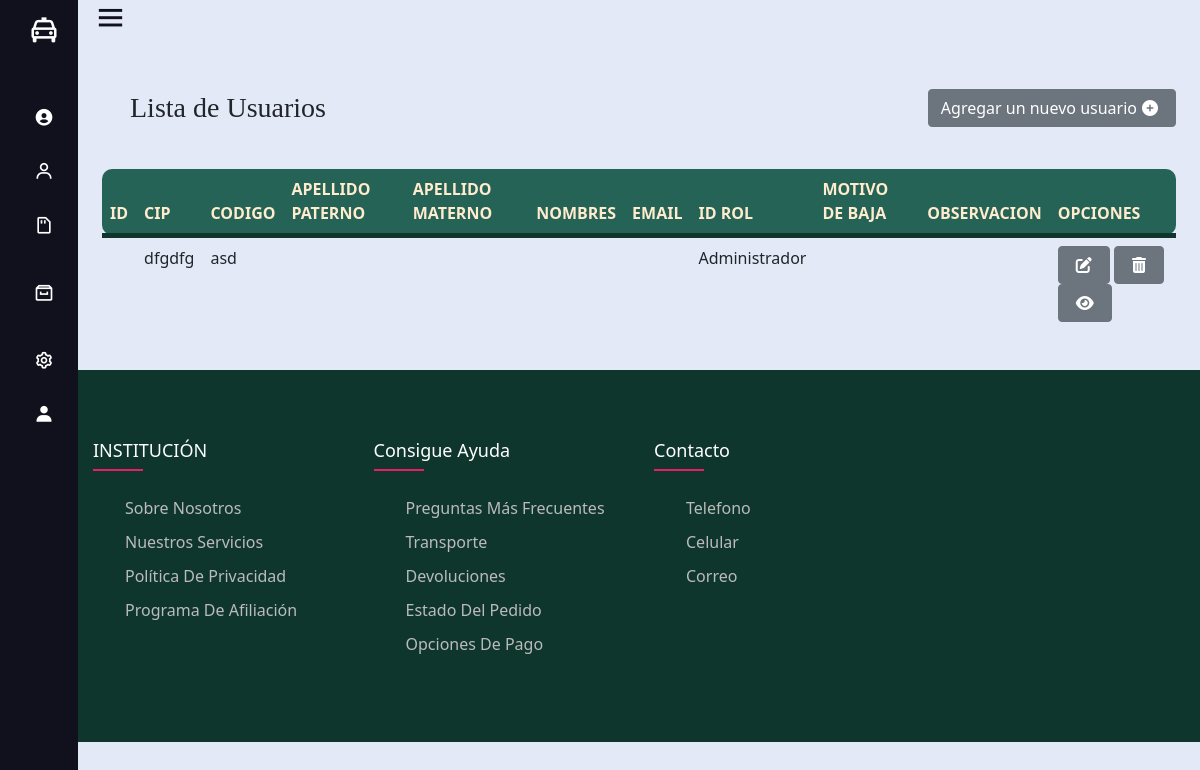
The page /mUser/ (signed in) on the database its author committed.
### Aplicacion1/models.py (models this page shows)
class Muser(models.Model):
    id = models.AutoField(db_column='Id', primary_key=True)  # Field name made lowercase.
    cip = models.CharField(db_column='CIP', unique=True, max_length=8)  # Field name made lowercase.
    codigo = models.TextField(db_column='Codigo')  # Field name made lowercase.
    idgrado = models.IntegerField(db_column='IdGrado', blank=True, null=True)  # Field name made lowercase.
    grado = models.CharField(db_column='Grado', max_length=50, blank=True, null=True)  # Field name made lowercase.
    apepaterno = models.CharField(db_column='ApePaterno', max_length=60, blank=True, null=True)  # Field name made lowercase.
    apematerno = models.CharField(db_column='ApeMaterno', max_length=60, blank=True, null=True)  # Field name made lowercase.
    nombres = models.CharField(db_column='Nombres', max_length=100)  # Field name made lowercase.
    email = models.CharField(db_column='Email', max_length=100, blank=True, null=True)  # Field name made lowercase.
    imagen = models.ImageField(db_column='Imagen', blank=True, null=True)  # Field name made lowercase.
    administrador = models.IntegerField(db_column='Administrador', blank=True, null=True)  # Field name made lowercase.
    idrol = models.ForeignKey('Muserrol', models.DO_NOTHING, db_column='IdRol', blank=True, null=True)  # Field name made lowercase.
    idnivel = models.IntegerField(db_column='IdNivel', blank=True, null=True)  # Field name made lowercase.
    activo = models.IntegerField(db_column='Activo', blank=True, null=True)  # Field name made lowercase.
    estado = models.IntegerField(db_column='Estado')  # Field name made lowercase.
    motivobaja = models.CharField(db_column='MotivoBaja', max_length=200, blank=True, null=True)  # Field name made lowercase.
    obs = models.TextField(db_column='Obs', blank=True, null=True)  # Field name made lowercase.
    femodificapass = models.DateTimeField(db_column='FeModificaPass', blank=True, null=True)  # Field name made lowercase.
    idusercrea = models.IntegerField(db_column='IdUserCrea', blank=True, null=True)  # Field name made lowercase.
    idusermodifica = models.IntegerField(db_column='IdUserModifica', blank=True, null=True)  # Field name made lowercase.
    fechacrea = models.DateTimeField(db_column='FechaCrea', blank=True, null=True)  # Field name made lowercase.
    fechamodifica = models.DateTimeField(db_column='FechaModifica', blank=True, null=True)  # Field name made lowercase.
    maqcrea = models.CharField(db_column='MaqCrea', max_length=50, blank=True, null=True)  # Field name made lowercase.
    maqmodifica = models.CharField(db_column='MaqModifica', max_length=50, blank=True, null=True)  # Field name made lowercase.
    class Meta:
        managed = True
        db_table = 'MUser'

class Muserrol(models.Model):
    id = models.AutoField(db_column='Id', primary_key=True)  # Field name made lowercase.
    rol = models.CharField(db_column='Rol', max_length=50)  # Field name made lowercase.
    descripcion = models.CharField(db_column='Descripcion', max_length=200, blank=True, null=True)  # Field name made lowercase.
    activo = models.IntegerField(db_column='Activo', blank=True, null=True)  # Field name made lowercase.
    estado = models.IntegerField(db_column='Estado')  # Field name made lowercase.
    obs = models.CharField(db_column='Obs', max_length=200, blank=True, null=True)  # Field name made lowercase.
    idusercrea = models.IntegerField(db_column='IdUserCrea', blank=True, null=True)  # Field name made lowercase.
    idusermodifica = models.IntegerField(db_column='IdUserModifica', blank=True, null=True)  # Field name made lowercase.
    fechacrea = models.DateTimeField(db_column='FechaCrea', blank=True, null=True)  # Field name made lowercase.
    fechamodifica = models.DateTimeField(db_column='FechaModifica', blank=True, null=True)  # Field name made lowercase.
    maqcrea = models.CharField(db_column='MaqCrea', max_length=50, blank=True, null=True)  # Field name made lowercase.
    maqmodifica = models.CharField(db_column='MaqModifica', max_length=50, blank=True, null=True)  # Field name made lowercase.
    def __str__(self):
        return self.rol
    class Meta:
        managed = True
        db_table = 'MUserRol'

### Aplicacion1/views.py (the view)
# urls.py: path('mUser/', views.listMUser, name = "listmUser"),
@login_required(login_url='signin')
def listMUser(request):
    MUser=Muser.objects.filter(activo="1")
    return render(request, "paginas/m_user/list.html", {"MUsers":  MUser})

### Aplicacion1/templates/paginas/m_user/list.html (shortened to what this page needs)
{% extends '../../layout.html' %}
{% block content %}
{% load static %}
<div class="d-flex bd-highlight mb-3 align-items-center">
    <div class="me-auto bd-highlight align-self-end p">
        <h3 class="title-card">Lista de Usuarios</h3>
    </div>
    <div class="bd-highlight">
        <a href="form" class="btn btn-secondary">Agregar un nuevo usuario<i class="fas fa-plus-circle"></i></a>
    </div>
</div>
<div class="table-responsive">
    <table class=" table table-borderless">
        <thead>
            <tr>
                <th>ID</th>
                <th>CIP</th>
                <th>CODIGO</th>
                <th>APELLIDO PATERNO</th>
                <th>APELLIDO MATERNO</th>
                <th>NOMBRES</th>
                <th>EMAIL</th>
                <th>ID ROL</th>
                <th>MOTIVO DE BAJA</th>
                <th>OBSERVACION</th>
                <th colspan="3">OPCIONES</th>
            </tr>
        </thead>
        <tbody>
            {% for i in MUsers %}
            <tr>
                <td class="table-content">{{i.i}}</td>
                <td class="table-content">{{i.cip}}</td>
                <td class="table-content">{{i.codigo}}</td>
                <td class="table-content">{{i.apepaterno}}</td>
                <td class="table-content">{{i.apematerno}}</td>
                <td class="table-content">{{i.nombres}}</td>
                <td class="table-content">{{i.email}}</td>
                <td class="table-content">{{i.idrol}}</td>
                <td class="table-content">{{i.motivobaja}}</td>
                <td class="table-content">{{i.obs}}</td>
                <td><a href="edit/{{i.id}}" class="btn btn-secondary"><i class="fas fa-edit"></i></a>
                <a href="delete/{{i.id}}" class="btn btn-secondary btnEliminacion"><i class="fas fa-trash-alt"></i></a>
                <a href="view/{{i.id}}" class="btn btn-secondary "><i class="fas fa-eye"></i></a></td>
            </tr>
            {% endfor %}
        </tbody>
    </table>
</div>
{% endblock %}

### ProyectoPNP/static/assets/css/style.css (style rules this page uses)
body { background-color: white; }
tr:first-child th:first-child { border-top-left-radius: 10px; }
tr:first-child th:last-child { border-top-right-radius: 10px; }
tr:last-child th:first-child { border-bottom-left-radius: 10px; }
tr:last-child th:last-child { border-bottom-right-radius: 10px; }
tr:first-child th { border-top-style: solid; }
tr th:first-child { border-left-style: solid; }
thead { background-color: #246355; color: blanchedalmond; border-bottom: solid 5px #0F362D; }
i { margin: 0px 5px; }
.title-card { font-family: 'Sahitya', serif; margin: 1em; }

### rows shown on the page
Muser: cip "dfgdfg", codigo "asd", idrol "Administrador"
